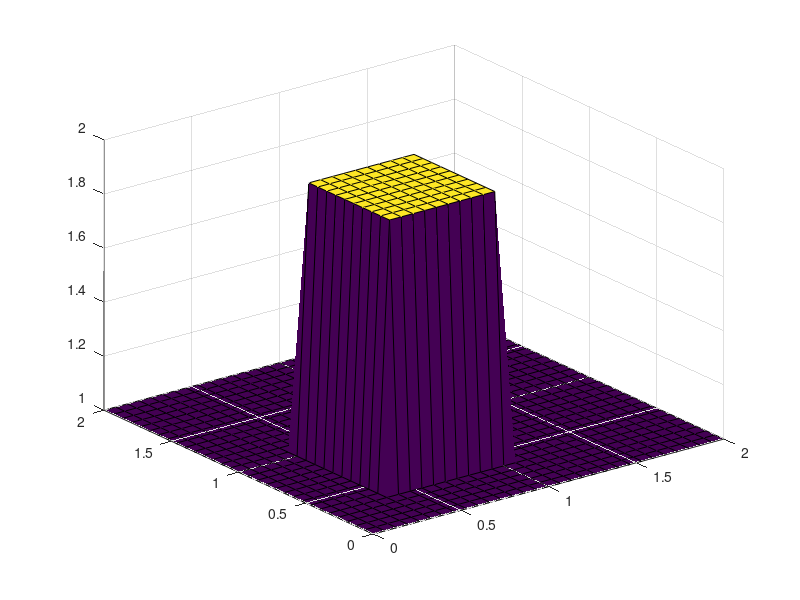

The MATLAB source for this figure:
nx = 31
ny = 31
nt = 17
nu = .05
dx = 2 / (nx - 1)
dy = 2 / (ny - 1)
sigma = .25
dt = sigma * dx * dy / nu

x = linspace(0, 2, nx)
y = linspace(0, 2, ny)

u = ones(ny,nx);
un = ones(ny,nx);
un = ones(ny,nx);
vn = ones(ny,nx);

u(floor(.5 / dy):floor(1 / dy + 1), floor(.5 / dx):floor(1 / dx + 1)) = 2;
v(floor(.5 / dy):floor(1 / dy + 1), floor(.5 / dx):floor(1 / dx + 1)) = 2;

figure;
surf(x,y,u);